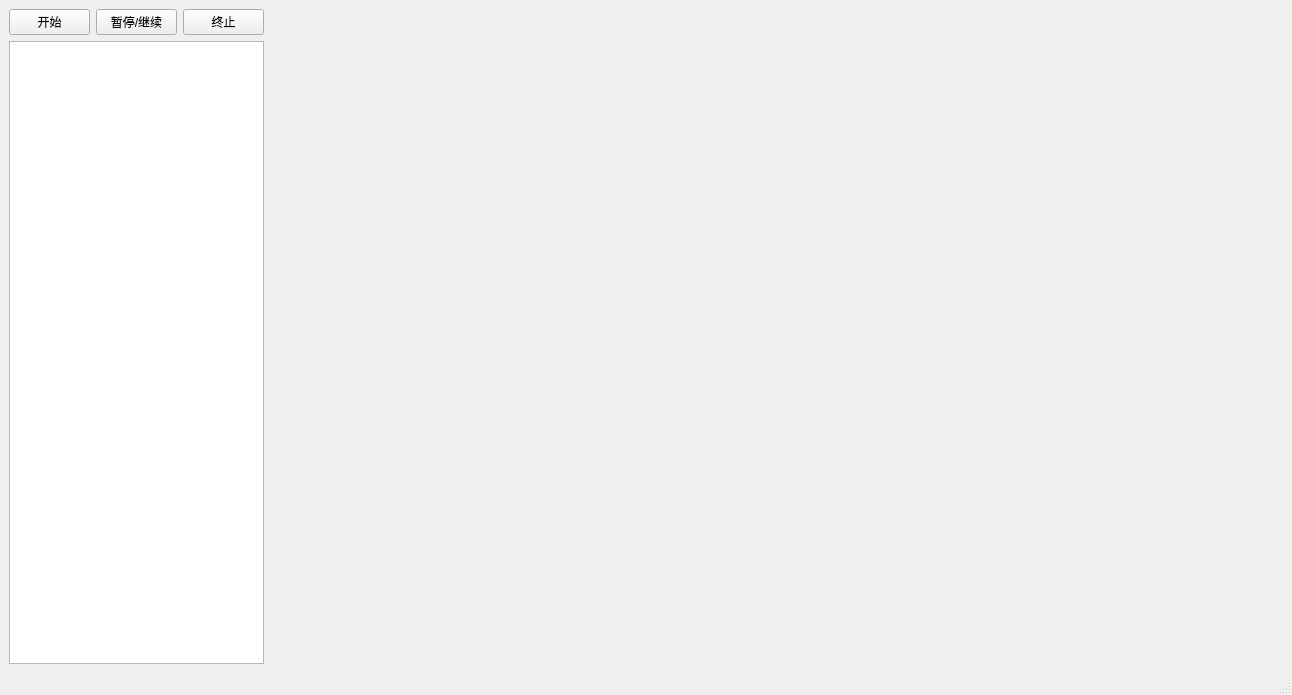
<?xml version="1.0" encoding="UTF-8"?>
<ui version="4.0">
 <class>MainWindow</class>
 <widget class="QMainWindow" name="MainWindow">
  <property name="geometry">
   <rect>
    <x>0</x>
    <y>0</y>
    <width>1292</width>
    <height>695</height>
   </rect>
  </property>
  <property name="windowTitle">
   <string>时延曲线显示</string>
  </property>
  <widget class="QWidget" name="centralwidget">
   <layout class="QVBoxLayout" name="verticalLayout_3">
    <item>
     <layout class="QHBoxLayout" name="horizontalLayout_2" stretch="1,4">
      <item>
       <layout class="QVBoxLayout" name="verticalLayout" stretch="1,10">
        <property name="sizeConstraint">
         <enum>QLayout::SetNoConstraint</enum>
        </property>
        <item>
         <layout class="QHBoxLayout" name="horizontalLayout">
          <property name="sizeConstraint">
           <enum>QLayout::SetNoConstraint</enum>
          </property>
          <item>
           <widget class="QPushButton" name="displayButton">
            <property name="text">
             <string>开始</string>
            </property>
           </widget>
          </item>
          <item>
           <widget class="QPushButton" name="pauseButton">
            <property name="text">
             <string>暂停/继续</string>
            </property>
           </widget>
          </item>
          <item>
           <widget class="QPushButton" name="stopButton">
            <property name="text">
             <string>终止</string>
            </property>
           </widget>
          </item>
         </layout>
        </item>
        <item>
         <widget class="QListWidget" name="listWidgetCheck">
         </widget>
        </item>
       </layout>
      </item>
      <item>
       <layout class="QVBoxLayout" name="verticalLayout_2" stretch="15">
        <item>
         <layout class="QVBoxLayout" name="appLayout">
          <property name="sizeConstraint">
           <enum>QLayout::SetNoConstraint</enum>
          </property>
         </layout>
        </item>
       </layout>
      </item>
     </layout>
    </item>
   </layout>
  </widget>
  <widget class="QStatusBar" name="statusbar"/>
 </widget>
 <resources/>
 <connections/>
</ui>
